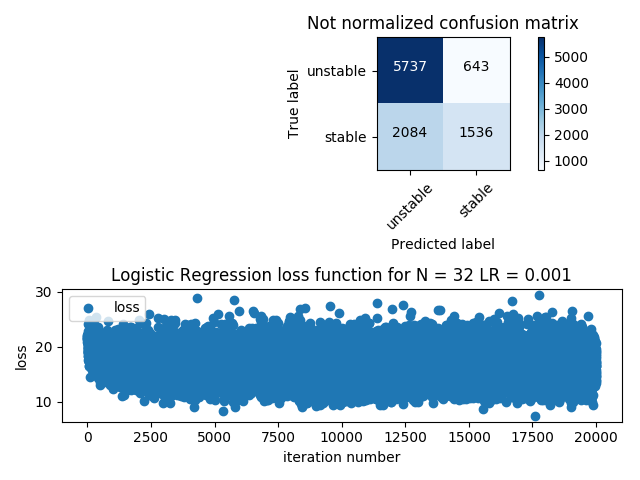

Python code for this plot:
#!/usr/bin/env python3
# -*- coding: utf-8 -*-
"""
@author: tahiyasalam
"""

import autograd.numpy as np
from autograd import elementwise_grad, grad
import matplotlib.pyplot as plt
from sklearn.metrics import confusion_matrix
import itertools

from optimizer import AdamOptimizer

"""
Binary cross entropy for logistic regression model
"""


def sigmoid(z):
    return 1. / (1. + np.exp(-z))


def loss_function_binary_cross_entropy(w, x, y):
    a = sigmoid(np.dot(x, w))
    prob = np.log(a) * y + np.log(1 - a) * (1 - y)
    return -np.sum(prob)

def plot_confusion_matrix(cm, classes,
                          normalize=False,
                          title='Confusion matrix',
                          cmap=plt.cm.Blues):
    """
    This function prints and plots the confusion matrix.
    Normalization can be applied by setting `normalize=True`.
    """
    if normalize:
        cm = cm.astype('float') / cm.sum(axis=1)[:, np.newaxis]
        print("Normalized confusion matrix")
    else:
        print('Confusion matrix, without normalization')

    print(cm)

    plt.imshow(cm, interpolation='nearest', cmap=cmap)
    plt.title(title)
    plt.colorbar()
    tick_marks = np.arange(len(classes))
    plt.xticks(tick_marks, classes, rotation=45)
    plt.yticks(tick_marks, classes)

    fmt = '.2f' if normalize else 'd'
    thresh = cm.max() / 2.
    for i, j in itertools.product(range(cm.shape[0]), range(cm.shape[1])):
        plt.text(j, i, format(cm[i, j], fmt),
                 horizontalalignment="center",
                 color="white" if cm[i, j] > thresh else "black")

    plt.ylabel('True label')
    plt.xlabel('Predicted label')
    plt.tight_layout()


if __name__ == "__main__":
    N = 10000
    M = 12
    learning_rate = 1e-3
    iter_num = 20000

    batch_size = 32

    training_size = int(N * (3/3))

    X = np.zeros((N, 12))

    csv_file = 'Data_for_UCI_named.csv'
    X_0 = np.genfromtxt(csv_file, delimiter=',')

    X = X_0[1:, 0:12]
    Y = np.zeros(np.shape(X)[0])

    Y_0 = np.genfromtxt(csv_file, delimiter=',', usecols=(-1), dtype=np.str)[1:]

    bad_chars = '"'''
    for i in range(0, np.shape(Y_0)[0]):
        s = Y_0[i]
        for c in bad_chars: s = s.replace(c, "")
        if s == "unstable":
            Y[i] = 0
        else:
            Y[i] = 1

    X_tr = X[0:training_size,:]
    Y_tr = Y[0:training_size]

    w_star = np.zeros(M)

    ao = AdamOptimizer()
    grad_loss_fnc = elementwise_grad(loss_function_binary_cross_entropy, 0)
    grad_loss_array = []

    m_curr = 0
    v_curr = 0
    Y_batch = Y_tr
    X_batch = X_tr
    for n in range(1, iter_num+1):
        if batch_size < training_size:  # Selects random elements from noisy set of data if not full batch
            rndm_idx = np.random.choice(np.shape(Y_tr)[0], size=batch_size, replace=False)
            Y_batch = Y_tr[rndm_idx]
            X_batch = X_tr[rndm_idx, :]

        grad_loss = grad_loss_fnc(w_star, X_batch, Y_batch)  # Compute gradient of loss function
        grad_loss_array.append(loss_function_binary_cross_entropy(w_star, X_batch, Y_batch).sum())

        # Apply gradient and update weight vector and mean and variance estimates
        w_star, m_curr, v_curr = ao.apply_gradient(grad_loss, w_star, m_curr, v_curr, batch_size, n)

    y_pred = sigmoid(np.dot(X, w_star))
    unstable_idx = y_pred <= 0.5
    stable_idx = y_pred > 0.5
    y_pred[unstable_idx] = 0
    y_pred[stable_idx] = 1

    cnf_matrix = confusion_matrix(Y, y_pred)

    plt.subplot(211)
    plot_confusion_matrix(cnf_matrix, normalize=False, classes=['unstable', 'stable'], title='Not normalized confusion matrix')

    plt.subplot(212)
    plt.plot(range(1, len(grad_loss_array)+1), grad_loss_array, 'o', label='loss')
    plt.ylabel('loss')
    plt.xlabel('iteration number')
    plt.title('Logistic Regression loss function for N = ' + str(batch_size) + ' LR = ' + str(learning_rate))
    plt.legend()
    plt.show()
